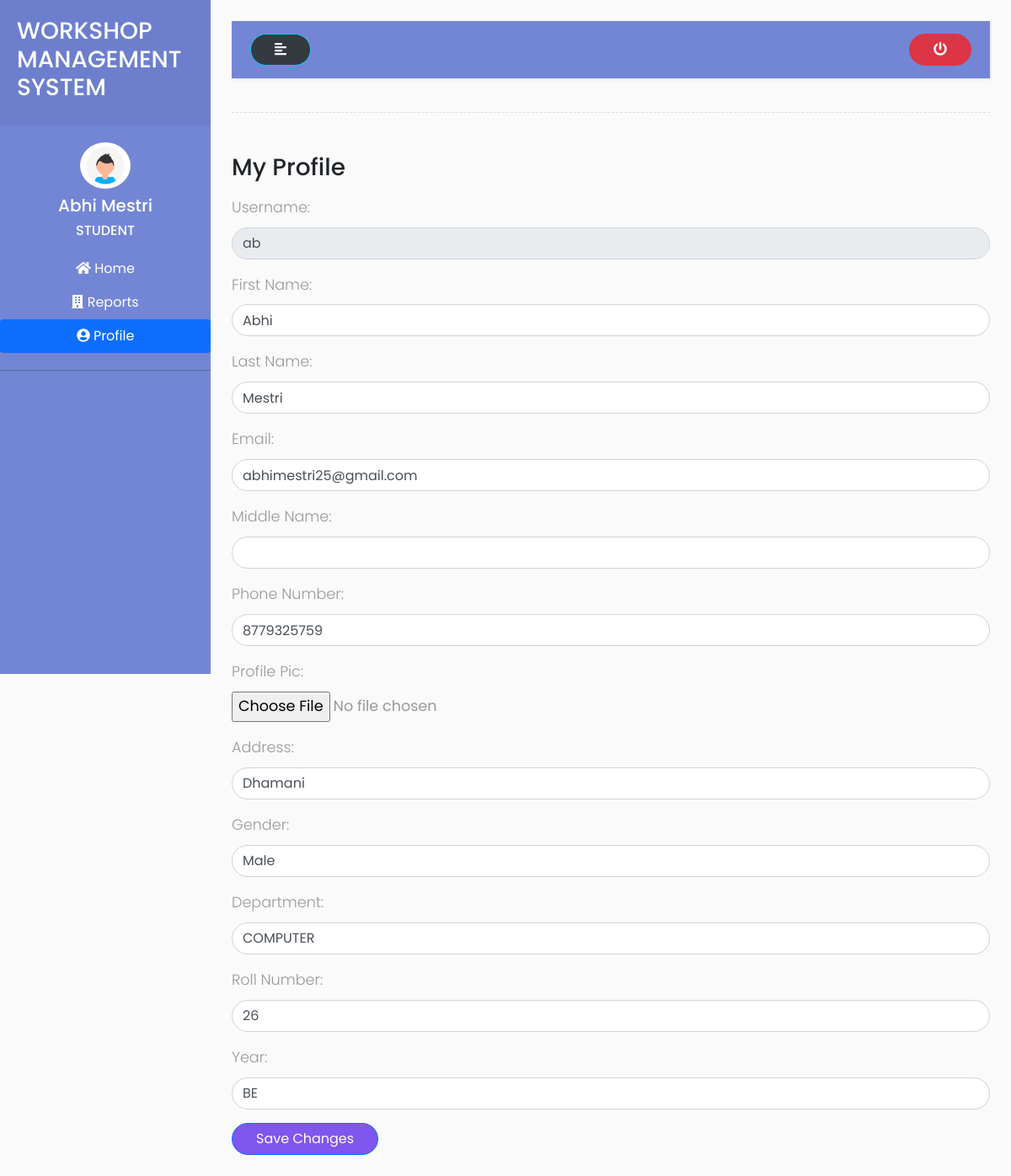
Page /student/profile/ (signed in) on the earlier database version.
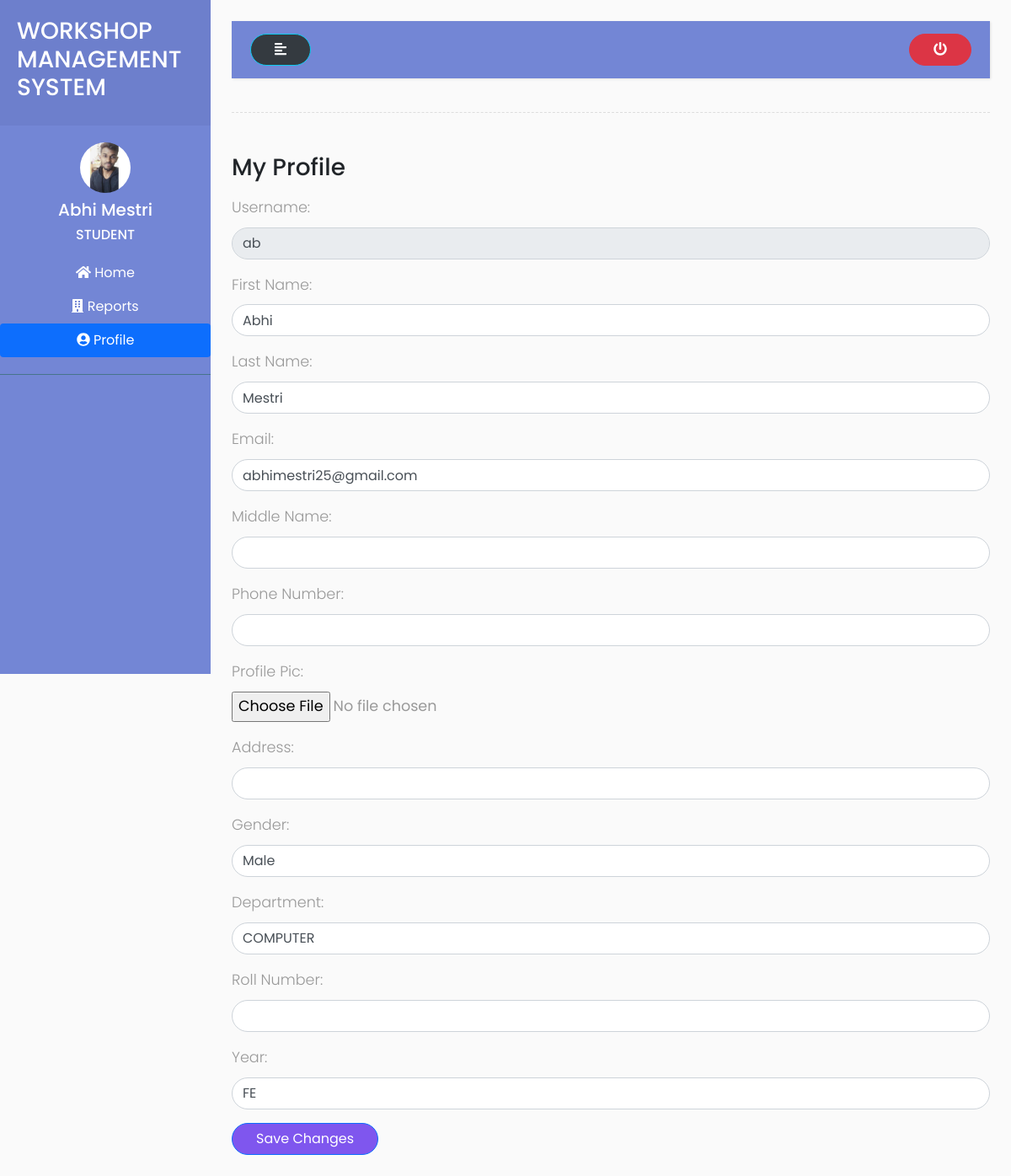
Same page on the later database version.
### accounts/models.py (models this page shows, shortened)
class User(AbstractUser):
    is_hod = models.BooleanField(default=False)
    is_faculty = models.BooleanField(default=False)
    is_student = models.BooleanField(default=False)

class Student(models.Model):
    user = models.OneToOneField(User, on_delete = models.CASCADE, primary_key = True)
    middle_name = models.CharField (max_length=50)
    phone_number = models.CharField(max_length=20)
    profile_pic = models.ImageField( upload_to='Student/profile_pic/')
    address = models.CharField(max_length=200)
    gender = (
        ('Male','Male'),
        ('Female','Female')
    )
    sex = models.CharField(choices=gender, max_length=50)
    branches =  (
        ('COMPUTER','COMPUTER'),
        ('EXTC','EXTC'),
        ('MECHANICAL','MECHANICAL'),
        ('AUTOMOBILE','AUTOMOBILE')
    )
    branch = models.CharField( choices = branches, max_length=50)
    roll_number = models.IntegerField(blank=True,null=True)
    years = (
        ('FE','FE'),
        ('SE','SE'),
        ('TE','TE'),
        ('BE','BE')
    )
    year = models.CharField(choices=years, max_length=50)
    class Meta:
        verbose_name_plural = 'Students'

### accounts/views.py (the view, shortened to what this page needs)
# urls.py: path('student/profile/',views.student_profile,name="student_profile"),
@login_required(login_url='login')
def student_profile(request):
    form = StudentForm(request.POST or None,instance=request.user.student)
    u_form = UserUpdateForm(request.POST or None,instance=request.user)
    context = {
        'form':form,
        'u_form':u_form
    }
    return render(request,'../templates/student/student_profile.html',context)

### accounts/form.py
class UserUpdateForm(forms.ModelForm):
    username=forms.CharField(label="Username",max_length=50,widget=forms.TextInput(attrs={"class":"form-control"}),required=False,disabled=True)
    first_name=forms.CharField(label="First Name",max_length=50,widget=forms.TextInput(attrs={"class":"form-control"}),required=False)
    last_name=forms.CharField(label="Last Name",max_length=50,widget=forms.TextInput(attrs={"class":"form-control"}),required=False)
    email=forms.EmailField(label="Email",max_length=50,widget=forms.EmailInput(attrs={"class":"form-control"}),required=False)
    class Meta :
        model = User
        fields = ['username','first_name','last_name','email']

### accounts/templates/student/student_profile.html (shortened to what this page needs)
{% extends 'base.html' %}
{% load static %}
{% block content %}
<div class="wrapper">
    <nav id="sidebar">
        <div class="sidebar-header">
            <h3>WORKSHOP MANAGEMENT SYSTEM</h3>
        </div>
        <ul class="list-unstyled components">
            <div class="d-flex flex-column justify-content-center text-center ">
                {% if request.user.student.profile_pic %}
          <img src="{{request.user.student.profile_pic.url}}" class="img-fluid rounded-circle mx-auto mb-2" width="60px" alt="">
        {% else %}
          <img src="{% static 'img/profile.png' %}" class="img-fluid rounded-circle mx-auto mb-2" width="60px" alt="">
        {% endif %}
                <h5>{{request.user.first_name}} {{request.user.last_name}} </h5>
                <h6>STUDENT</h6>
            </div>
            <div class="nav flex-column nav-pills text-center mt-2" aria-orientation="vertical">
                <a class="nav-link " href="{% url 'student_home' %}"><i class="fas fa-home"></i> Home</a>
                <a class="nav-link " href="{% url 'reports' %}"><i class="fas fa-building"></i> Reports</a>
                <a class="nav-link active " href="{% url 'student_profile' %}"><i class="fas fa-user-circle"></i>
                    Profile</a>
            </div>
        </ul>
    </nav>
    <div id="content">
        <nav class="navbar navbar-expand-lg " style="background-color: #7386D5;">
            <div class="container-fluid">
                <button type="button" id="sidebarCollapse" class="btn text-light bg-dark btn-info">
                    <i class="fas fa-align-left"></i>
                </button>
                <a href="{% url 'logout' %}">
                    <button type="button" class="btn btn-danger">
                        <i class="fas fa-power-off"></i>
                    </button>
                </a>
            </div>
        </nav>
        <div class="line"></div>
        <div class="row">
            <div class="col-md-12">
                <div class="d-flex justify-content-between py-2">
                    <h3>My Profile</h3>
                </div>
                <form method="post">
                    {{u_form.as_p}}
                    {{form.as_p}}
                    <button class="btn btn-primary" type="submit">Save Changes</button>
                </form>
            </div>
        </div>
    </div>
</div>
{% endblock content %}

### accounts/templates/base.html (shortened to what this page needs)
{% load static %}
<!DOCTYPE html>
<html>
<head>
  <link rel="stylesheet" href="https://stackpath.bootstrapcdn.com/bootstrap/4.1.0/css/bootstrap.min.css"
>
  <link rel="stylesheet" href="{% static 'css/bootstrap.min.css' %}">
  <link rel="stylesheet" href="{% static 'css/style2.css' %}">
  <link rel="stylesheet"
    href="https://cdnjs.cloudflare.com/ajax/libs/malihu-custom-scrollbar-plugin/3.1.5/jquery.mCustomScrollbar.min.css">
</head>
<body>
  {% block content %}
  {% endblock content %}
</body>
</html>

### accounts/static/css/style2.css (style rules this page uses)
body { font-family: 'Poppins', sans-serif; background: #fafafa; }
p { font-family: 'Poppins', sans-serif; font-size: 1.1em; font-weight: 300; line-height: 1.7em; color: #999; }
a, a:hover, a:focus { color: inherit; text-decoration: none; transition: all 0.3s; }
.navbar { padding: 15px 10px; background: #fff; border: none; border-radius: 0; margin-bottom: 40px; box-shadow: 1px 1px 3px rgba(0, 0, 0, 0.1); }
.line { width: 100%; height: 1px; border-bottom: 1px dashed #ddd; margin: 40px 0; }
.wrapper { display: flex; width: 100%; }
#sidebar { width: 250px; position: fixed; top: 0; left: 0; height: 100vh; z-index: 999; background: #7386D5; color: #fff; transition: all 0.3s; }
#sidebar .sidebar-header { padding: 20px; background: #6d7fcc; }
#sidebar ul.components { padding: 20px 0; border-bottom: 1px solid #47748b; }
#content { width: calc(100% - 250px); padding: 25px; min-height: 100vh; transition: all 0.3s; position: absolute; top: 0; right: 0; }

Differences in the rows shown:
no longer on this page (row edited): Student: phone_number "8779325759", address "Dhamani", sex "Male", branch "COMPUTER", roll_number "26", year "BE"
changed User "Abhi": user.student.profile_pic: picture added
Other differences:
form field sex: (not shown) → "Male"
form field branch: (not shown) → "COMPUTER"
form field year: (not shown) → "FE"
